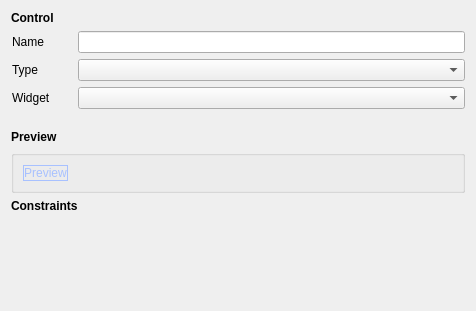
<?xml version="1.0" encoding="UTF-8"?>
<ui version="4.0">
 <class>ControlEditor</class>
 <widget class="QWidget" name="ControlEditor">
  <property name="geometry">
   <rect>
    <x>0</x>
    <y>0</y>
    <width>476</width>
    <height>311</height>
   </rect>
  </property>
  <property name="windowTitle">
   <string>Form</string>
  </property>
  <layout class="QVBoxLayout" name="_layout">
   <item>
    <widget class="QLabel" name="label_4">
     <property name="sizePolicy">
      <sizepolicy hsizetype="Preferred" vsizetype="Maximum">
       <horstretch>0</horstretch>
       <verstretch>0</verstretch>
      </sizepolicy>
     </property>
     <property name="text">
      <string>&lt;html&gt;&lt;head/&gt;&lt;body&gt;&lt;p&gt;&lt;span style=&quot; font-weight:600;&quot;&gt;Control&lt;/span&gt;&lt;/p&gt;&lt;/body&gt;&lt;/html&gt;</string>
     </property>
    </widget>
   </item>
   <item>
    <widget class="QWidget" name="widget_control" native="true">
     <property name="sizePolicy">
      <sizepolicy hsizetype="Preferred" vsizetype="Maximum">
       <horstretch>0</horstretch>
       <verstretch>0</verstretch>
      </sizepolicy>
     </property>
     <layout class="QFormLayout" name="_layout_control">
      <property name="fieldGrowthPolicy">
       <enum>QFormLayout::ExpandingFieldsGrow</enum>
      </property>
      <property name="rowWrapPolicy">
       <enum>QFormLayout::DontWrapRows</enum>
      </property>
      <property name="leftMargin">
       <number>1</number>
      </property>
      <property name="topMargin">
       <number>0</number>
      </property>
      <property name="rightMargin">
       <number>0</number>
      </property>
      <property name="bottomMargin">
       <number>15</number>
      </property>
      <item row="0" column="0">
       <widget class="QLabel" name="label">
        <property name="minimumSize">
         <size>
          <width>60</width>
          <height>0</height>
         </size>
        </property>
        <property name="text">
         <string>Name</string>
        </property>
       </widget>
      </item>
      <item row="0" column="1">
       <widget class="QLineEdit" name="e_name"/>
      </item>
      <item row="1" column="0">
       <widget class="QLabel" name="l_type">
        <property name="minimumSize">
         <size>
          <width>60</width>
          <height>0</height>
         </size>
        </property>
        <property name="text">
         <string>Type</string>
        </property>
       </widget>
      </item>
      <item row="1" column="1">
       <widget class="QComboBox" name="cb_interface">
        <property name="sizePolicy">
         <sizepolicy hsizetype="MinimumExpanding" vsizetype="MinimumExpanding">
          <horstretch>0</horstretch>
          <verstretch>0</verstretch>
         </sizepolicy>
        </property>
       </widget>
      </item>
      <item row="2" column="0">
       <widget class="QLabel" name="label_3">
        <property name="minimumSize">
         <size>
          <width>60</width>
          <height>0</height>
         </size>
        </property>
        <property name="text">
         <string>Widget</string>
        </property>
       </widget>
      </item>
      <item row="2" column="1">
       <widget class="QComboBox" name="cb_widget">
        <property name="sizePolicy">
         <sizepolicy hsizetype="MinimumExpanding" vsizetype="MinimumExpanding">
          <horstretch>0</horstretch>
          <verstretch>0</verstretch>
         </sizepolicy>
        </property>
       </widget>
      </item>
     </layout>
    </widget>
   </item>
   <item>
    <widget class="QLabel" name="label_5">
     <property name="sizePolicy">
      <sizepolicy hsizetype="Preferred" vsizetype="Maximum">
       <horstretch>0</horstretch>
       <verstretch>0</verstretch>
      </sizepolicy>
     </property>
     <property name="text">
      <string>&lt;html&gt;&lt;head/&gt;&lt;body&gt;&lt;p&gt;&lt;span style=&quot; font-weight:600;&quot;&gt;Preview&lt;/span&gt;&lt;/p&gt;&lt;/body&gt;&lt;/html&gt;</string>
     </property>
    </widget>
   </item>
   <item>
    <widget class="QGroupBox" name="groupBox">
     <property name="alignment">
      <set>Qt::AlignCenter</set>
     </property>
     <layout class="QVBoxLayout" name="verticalLayout">
      <item>
       <widget class="QLabel" name="widget_preview">
        <property name="enabled">
         <bool>true</bool>
        </property>
        <property name="sizePolicy">
         <sizepolicy hsizetype="Maximum" vsizetype="Maximum">
          <horstretch>0</horstretch>
          <verstretch>0</verstretch>
         </sizepolicy>
        </property>
        <property name="styleSheet">
         <string notr="true">color: rgb(168, 193, 255);</string>
        </property>
        <property name="frameShape">
         <enum>QFrame::Box</enum>
        </property>
        <property name="frameShadow">
         <enum>QFrame::Plain</enum>
        </property>
        <property name="lineWidth">
         <number>1</number>
        </property>
        <property name="text">
         <string>Preview</string>
        </property>
        <property name="alignment">
         <set>Qt::AlignCenter</set>
        </property>
       </widget>
      </item>
     </layout>
    </widget>
   </item>
   <item>
    <widget class="QLabel" name="_l_constraints">
     <property name="sizePolicy">
      <sizepolicy hsizetype="Preferred" vsizetype="Maximum">
       <horstretch>0</horstretch>
       <verstretch>0</verstretch>
      </sizepolicy>
     </property>
     <property name="text">
      <string>&lt;html&gt;&lt;head/&gt;&lt;body&gt;&lt;p&gt;&lt;span style=&quot; font-weight:600;&quot;&gt;Constraints&lt;/span&gt;&lt;/p&gt;&lt;/body&gt;&lt;/html&gt;</string>
     </property>
    </widget>
   </item>
   <item>
    <spacer name="verticalSpacer">
     <property name="orientation">
      <enum>Qt::Vertical</enum>
     </property>
     <property name="sizeHint" stdset="0">
      <size>
       <width>20</width>
       <height>40</height>
      </size>
     </property>
    </spacer>
   </item>
  </layout>
 </widget>
 <resources/>
 <connections/>
</ui>
